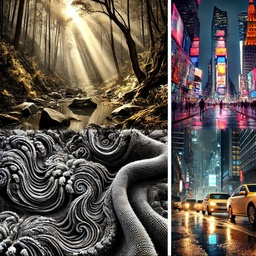
#> input picture image.jpg, 256 x 256 px, shrunk from 1022 x 1023 before the run
$ python main.py
#> lines starting #> are read from the running program, lines starting #| are printed output that depends on the picture; after the words box and inside, x2 and y2 are one past the last pixel; in counts of white or black regions, pixels touching at a corner belong together
import numpy as np
import matplotlib.pyplot as plt
from PIL import Image
def niblack_threshold(image, window_size=15, k=-0.2):
    image = np.array(image)

    binary_image = np.zeros_like(image)

    half_window = window_size // 2

    for y in range(half_window, image.shape[0] - half_window):
        for x in range(half_window, image.shape[1] - half_window):
            window = image[y - half_window:y + half_window + 1, x - half_window:x + half_window + 1]
            m = np.mean(window)
            s = np.std(window)
            threshold = m + k * s
            if image[y, x] > threshold:
                binary_image[y, x] = 255
            else:
                binary_image[y, x] = 0

    return binary_image


def sauvola_threshold(image, window_size=15, k=0.5, R=128):
    image = np.array(image)

    binary_image = np.zeros_like(image)

    half_window = window_size // 2

    for y in range(half_window, image.shape[0] - half_window):
        for x in range(half_window, image.shape[1] - half_window):
            window = image[y - half_window:y + half_window + 1, x - half_window:x + half_window + 1]
            m = np.mean(window)
            s = np.std(window)
            threshold = m * (1 + k * ((s / R) - 1))
            if image[y, x] > threshold:
                binary_image[y, x] = 255
            else:
                binary_image[y, x] = 0

    return binary_image


def phansalkar_threshold(image, window_size=15, k=0.25, p=0.5, q=0.5, R=128):
    image = np.array(image)

    binary_image = np.zeros_like(image)

    half_window = window_size // 2

    for y in range(half_window, image.shape[0] - half_window):
        for x in range(half_window, image.shape[1] - half_window):

            window = image[y - half_window:y + half_window + 1, x - half_window:x + half_window + 1]

            m = np.mean(window)
            s = np.std(window)
            threshold = m * (1 + p * np.exp(-q * m) + k * ((s / R) - 1))
            if image[y, x] > threshold:
                binary_image[y, x] = 255
            else:
                binary_image[y, x] = 0

    return binary_image

def my_method(image, threshold=None):
    image = np.array(image)

    if threshold is None:
        threshold = np.mean(image)

    binary_image = np.zeros_like(image)

    binary_image[image > threshold] = 255
    binary_image[image <= threshold] = 0

    return binary_image

image_path = "image.jpg"
image = Image.open(image_path).convert('L')
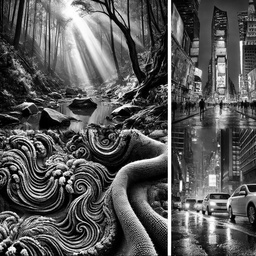
#> image: PIL image 256x256 L; min 0, max 255, mean 87.5

niblack_image = niblack_threshold(image, k=0.5)
#> after the loop in niblack_threshold, `for y in range(half_window, image.shape[0] - half_window):`:
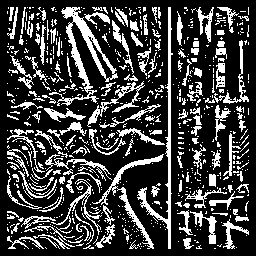
#> binary_image: shape (256, 256); 24.6% white; 714 white regions (570 under 20 px), largest, box (x1, y1, x2, y2) and area: (49, 7, 118, 106) 1344, (137, 7, 173, 249) 1024, (92, 154, 164, 249) 720
sauvola_image = sauvola_threshold(image, k=0.2, R=64)
#> after the loop in sauvola_threshold, `for y in range(half_window, image.shape[0] - half_window):`:
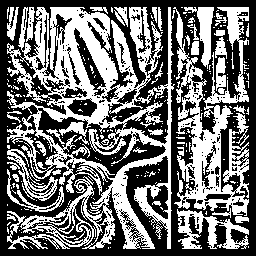
#> binary_image: shape (256, 256); 44.3% white; 281 white regions (240 under 20 px), largest, box (x1, y1, x2, y2) and area: (7, 7, 175, 249) 16714, (173, 7, 249, 216) 6256, (177, 209, 249, 249) 1219
phansalkar_image = phansalkar_threshold(image, window_size=15, k=0.2, p=0.5, q=0.5, R=64)
my_image = my_method(image)
#> in my_method, `threshold = np.mean(image)`: threshold = 87.55
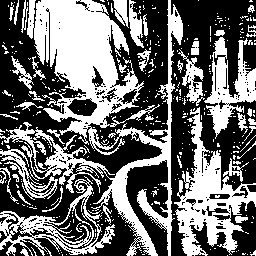
#> my_image: shape (256, 256); 42.8% white; 388 white regions (342 under 20 px), largest, box (x1, y1, x2, y2) and area: (0, 0, 183, 256) 14288, (174, 107, 256, 256) 4312, (0, 176, 115, 256) 2251

Image.fromarray(niblack_image).save('niblack.jpg')
Image.fromarray(sauvola_image).save('sauvola.jpg')
Image.fromarray(phansalkar_image).save('phansalkar.jpg')
Image.fromarray(my_image).save('my_bin.jpg')

# [16 lines of commented-out code are left out]
